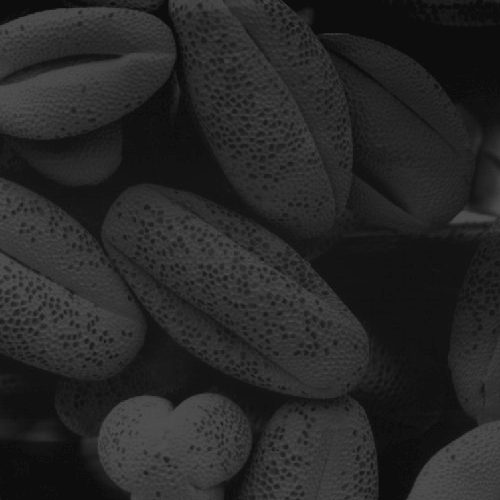
//> input picture Chap3Fundamentals/3.3HistogramProcessing-TanLin/3.3.1HistogramEqualization/dark.tif, 500 x 500 px
$ ./main dark.tif   (built with g++ and OpenCV 4)
//> lines starting //> are read from the running program, lines starting //| are printed output that depends on the picture; after the words box and inside, x2 and y2 are one past the last pixel; in counts of white or black regions, pixels touching at a corner belong together
#include <iostream>
#include <opencv2/core/core.hpp>
#include <opencv2/imgproc/imgproc.hpp>
#include <opencv2/highgui/highgui.hpp>
using namespace std;
using namespace cv;
Mat histogram(Mat &src);
int main(int argc, char* argv[])
{
   	if ( argc != 2 )
	{
		cout<<"Wrong arguments."<<endl;
		cout<<"Usage:"<<endl;
		cout<<"\t "<<argv[0]<<"Image"<<endl;
		exit(7);
	}
	string image = argv[1];
	Mat src = imread(image,0);
//> src is the input picture: 500 rows x 500 cols, CV_8UC1; min 13, max 83, mean 38.7
    	//图像读取有问题
    	if(!src.data)
    	{
        	cout << "image read error! please check!" << endl;
        	return 0;
    	}
    	cout << "Image Info: height:" << src.size().height << "  width:" << src.size().width << endl;
//| Image Info: height:500  width:500
    	imshow("Original Image", src);
    	imwrite("original.jpg", src);
	imshow("一维直方图13", histogram(src));
//> in histogram, `calcHist(&src, 1, &channels, Mat(), dstHist, dims, &size, ranges);`: dstHist = 256 values, max 17718 at index 13, min 0 at index 0, mean 976.6
//> in histogram, `minMaxLoc(dstHist,&minValue, &maxValue, 0, 0);`: maxValue = 17718
//> the loop in histogram, `for(int i = 0; i < 256; i++)` made 256 passes
//> (binValue, realValue) on passes 1 to 3: (0, 0), (0, 0), (0, 0)
//> after the loop in histogram, `for(int i = 0; i < 256; i++)`:
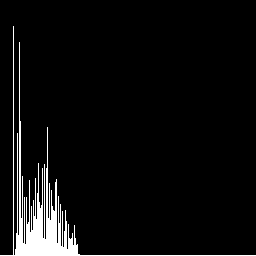
//> dstImage: 256 rows x 256 cols, CV_8UC1; 5.2% white; 1 white region, box (x1, y1, x2, y2) and area: (0, 26, 256, 256) 3433
	imwrite("一维直方图13.jpg", histogram(src));
//> the loop in histogram (call 2), `for(int i = 0; i < 256; i++)` made 256 passes
    	int r = src.rows;
//> r = 500
  	int c = src.cols;
//> c = 500
 	int n = r*c;
//> n = 250000
  	Mat dst_2(r,c,CV_8U);
 	//get the histogram of original image
  	uchar *p_1 = NULL;
 	unsigned int hist[256] = {0};
 	for(int i=0;i<r;i++)
 	{
     		p_1 = src.ptr<uchar>(i);
    		for(int j=0;j<c;j++)
    		{
         	hist[p_1[j]] = hist[p_1[j]]+1;//找出灰度值为j的像素点数
     		}
 	}
//> after the loop, hist has the same summary as dstHist in histogram
  	//calculate the transform function
 	uchar transf_fun[256] = {0};//r的概率密度函数*255
 	transf_fun[0] = (uchar)(255*hist[0]/n);//0比较特殊
 	for(int i=1;i<256;i++)
 	{
     		hist[i] = hist[i-1]+hist[i];
     		transf_fun[i] = (uchar)(255*hist[i]/n);
 	}
//> after the loop, hist = 256 values from 0 to 250000; transf_fun = 256 values from 0 to 255
    	//pad dst_2 the equalized values
 	uchar *p_2 = NULL;
 	for(int i=0;i<r;i++)
 	{
     		p_2 = dst_2.ptr<uchar>(i);
     		p_1 = src.ptr<uchar>(i);
     	for(int j=0;j<c;j++)
     	{
         	p_2[j] = transf_fun[p_1[j]];//对输入图像进行直方图均衡.
     	}
 	}
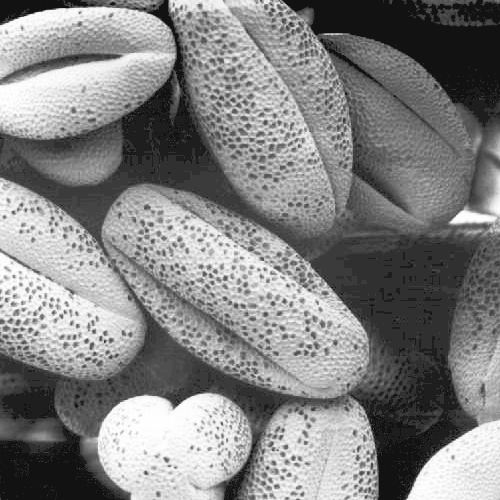
//> dst_2: 500 rows x 500 cols, CV_8UC1; min 18, max 255, mean 130.5
 	imshow("histogram equalization_own",dst_2) ;
	imwrite("ww3.jpg",dst_2);
	imshow("一维直方图23", histogram(dst_2));
//> in histogram (call 3), `calcHist(&src, 1, &channels, Mat(), dstHist, dims, &size, ranges);`: dstHist = 256 values, max 18320 at index 18, min 0 at index 0, mean 976.6
//> in histogram (call 3), `minMaxLoc(dstHist,&minValue, &maxValue, 0, 0);`: maxValue = 18320
//> the loop in histogram (call 3), `for(int i = 0; i < 256; i++)` made 256 passes
//> after the loop in histogram (call 3), `for(int i = 0; i < 256; i++)`:
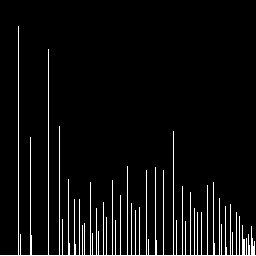
//> dstImage: 256 rows x 256 cols, CV_8UC1; 5.1% white in thin lines or dots, all inside (x1, y1, x2, y2) = (0, 26, 256, 256)
	imwrite("一维直方图23s.jpg", histogram(dst_2));
   	waitKey(0);
	return 0;
}
Mat histogram(Mat &src)
{
	MatND dstHist;       // 在cv中用CvHistogram *hist = cvCreateHist
	int dims = 1;
	float hranges[] = {0, 255};
	const float *ranges[] = {hranges};   // 这里需要为const类型
	int size = 256;
	int channels = 0;

	//【3】计算图像的直方图
	calcHist(&src, 1, &channels, Mat(), dstHist, dims, &size, ranges);    // cv 中是cvCalcHist
	int scale = 1;

	Mat dstImage(size * scale, size, CV_8U, Scalar(0));
	//【4】获取最大值和最小值
	double minValue = 0;
	double maxValue = 0;
	minMaxLoc(dstHist,&minValue, &maxValue, 0, 0);  //  在cv中用的是cvGetMinMaxHistValue

	//【5】绘制出直方图
	int hpt = saturate_cast<int>(0.9 * size);
	for(int i = 0; i < 256; i++)
	{
		float binValue = dstHist.at<float>(i);           //   注意hist中是float类型    而在OpenCV1.0版中用cvQueryHistValue_1D
		int realValue = saturate_cast<int>(binValue * hpt/maxValue);
		rectangle(dstImage,Point(i*scale, size - 1), Point((i+1)*scale - 1, size - realValue), Scalar(255));
	}
	return dstImage;

}
